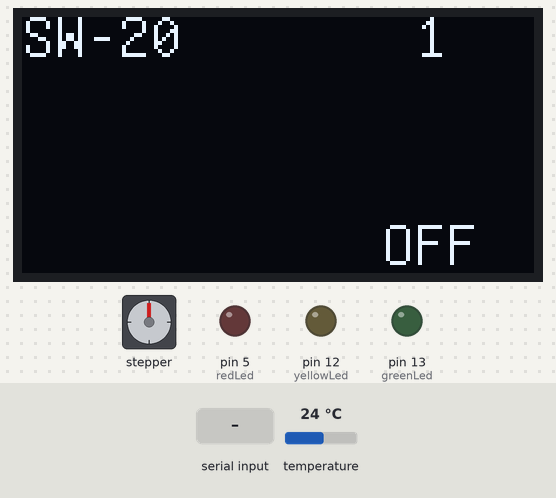
The sketch below on a simulated Arduino Uno, built with avr-gcc and run on an emulated ATmega328P. Shown: stepper motor, 128×64 one-colour display, output pins drawn as LEDs (lit = HIGH). Wiring (inferred from the names in the program): stepper motor driver (200 steps per turn assumed): step pin 7; direction pin 6. Inputs (shaded band) come from the test bench; at power-on: temperature 24 °C. What the sketch prints to the serial monitor is not drawn.

Above: at 0.7 s.
At 1.7 s:
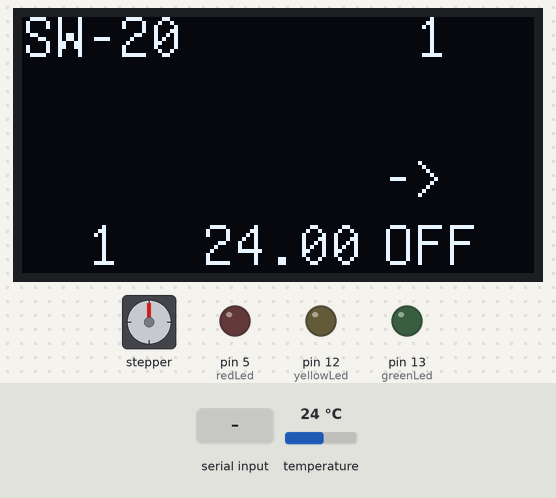
1.8 s: "1\n" received over Serial
At 4.5 s:
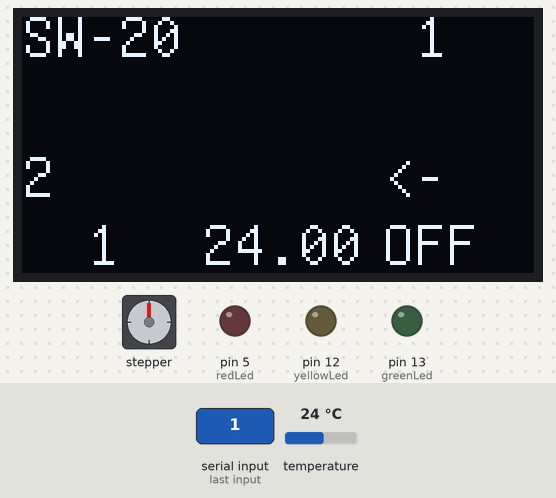
At 10.4 s:
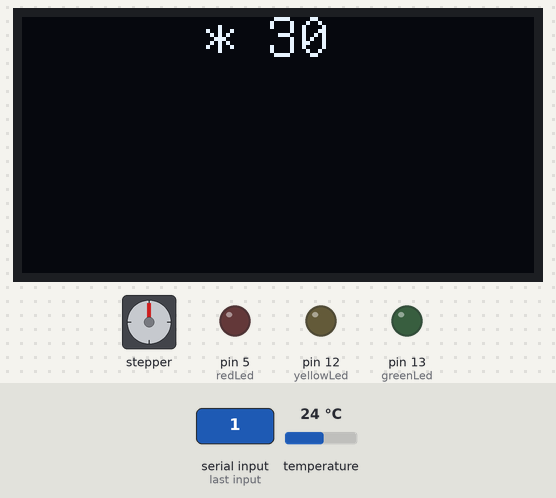
Timing chart, 0 to 11.9 s (numbered marks = the images above; inputs shaded):
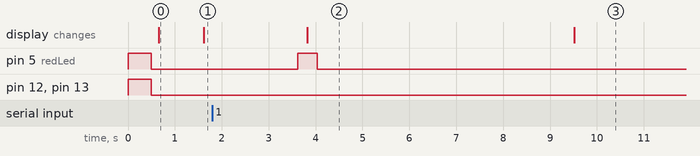

The sketch:

SW-20-stepper-temperature.ino
```cpp
//==================================================
// SW-20-stepper-temperature.ino
// 2016-07-29
//==================================================
int g_app_id = 20;
//==================================================
// Configuration
//==================================================
int g_debug               = 0;
int g_device_delay        = 30;
const char* g_clientName = "SW-20";
const char* g_name = "test-stepper-temp";
//==================================================
#define NFLOAT 2  // No of decimals i float
#define SIDN  4   // No of SIDs
#define SID1 1
#define SID2 2
#define SID3 3
#define SID4 4
#define SID5 905
#define SID6 906
#define SID7 907
#define SID8 908

#define greenLed  13
#define yellowLed 12
#define redLed     5

int g_online = 0;
//==================================================
// Arduino states
#define MAX_SID 4
#define MAX_ORDERS 100
int g_sids[5] = {SIDN,SID1,SID2,SID3,SID4};


// Arduino-RPi protocol
#define NABTON_DATA     1
// Arduino Control Protocol
#define ON_STEPPER_DIR   4
#define ON_STEPPER_STEPS 5
#define ON_STEPPER_SPEED 6

//=================================================
//
// D0 RX used for serial communication to server (Raspberry Pi)
// D1 TX used for serial communication to server (Raspberry Pi)
// D2
// D3 Status Pin - Serial data received
// D4 IR Data
// D5 Status Pin - Serial data sent
// D6 DIR Stepper
// D7 STEP Stepper
// D8 SLEEP Stepper
// D9 One Wire Data
// D10  RX Bluetooth device
// D11  TX Bluetooth device
// D12
// D13
//
// A0
// A1
// A2
// A3
// A4 SDA I2C OLED
// A5 SCL I2C OLED

// MEGA
// D20 SDA I2C OLED
// D21 SCL I2C OLED
//=================================================
//==================================================
// Nabton Client Application Configuration
//==================================================
#include <OneWire.h>
#include <DallasTemperature.h>
//#include <SoftwareSerial.h>
#include <U8glib.h>

//=================================================
// One Wire
//=================================================

#define ONE_WIRE_BUS 9
#define TEMPERATURE_PRECISION 12
OneWire oneWire(ONE_WIRE_BUS);
DallasTemperature sensors(&oneWire);
DeviceAddress device[MAX_SID];
int nsensors = 0;
//==================================================
// Stepper Motor
//==================================================
int DIR   = 6;
int STEP  = 7;
int SLEEP = 8;
//==================================================
// OLED I2C
//==================================================

//U8GLIB_SSD1306_128X64 u8g(13, 11, 10, 9);// SW SPI protocol(4 pins): SCK = 13, MOSI = 11, CS = 10, A0 = 9
//U8GLIB_SSD1306_128X64 u8g(U8G_I2C_OPT_NONE); // Small display I2C protocol (2 pins)
U8GLIB_SH1106_128X64 u8g(U8G_I2C_OPT_NONE); // Large display
char dl[4][16],dm[4][16],dr[4][16];
//=================================================
void NB_oledDraw()
//=================================================
{
 u8g.firstPage();
  do {
        draw();
  } while( u8g.nextPage() );
}
//================================================
void stepCW(int steps,int dd)
//================================================
{
  int i;
  digitalWrite(DIR, LOW);
  digitalWrite(SLEEP, HIGH); // Set the Sleep mode to AWAKE.
  for(i=0;i<=steps;i++)
    {
      delayMicroseconds(200);
      digitalWrite(STEP, HIGH);
      //delay(dd);
      digitalWrite(STEP, LOW);
      delay(dd);
    }
  digitalWrite(DIR, LOW);
  digitalWrite(SLEEP, LOW); // Set the Sleep mode to SLEEP.
}

//================================================
void stepCCW(int steps,int dd)
//================================================
{
  int i;
  digitalWrite(DIR, HIGH);
  digitalWrite(SLEEP, HIGH); // Set the Sleep mode to AWAKE.
  for(i=0;i<=steps;i++)
    {
      delayMicroseconds(200);
      digitalWrite(STEP, HIGH);
      //delay(dd);
      digitalWrite(STEP, LOW);
      delay(dd);
    }
  digitalWrite(DIR, LOW);
  digitalWrite(SLEEP, LOW); // Set the Sleep mode to SLEEP.
}
//=================================================
void draw()
//=================================================
{
  // Horizontal pixels: 0 - 120
  // Vertical pixels: 0 - 63
  //u8g.setFont(u8g_font_6x10);
  u8g.setFont(u8g_font_unifont);
  //u8g.setFont(u8g_font_osb21);

  u8g.drawStr( 0, 10, dl[1]);
  u8g.drawStr( 0, 27, dl[2]);
  u8g.drawStr( 0, 45, dl[3]);
  u8g.drawStr( 0, 62, dl[4]);

  u8g.drawStr( 45, 10, dm[1]);
  u8g.drawStr( 45, 27, dm[2]);
  u8g.drawStr( 45, 45, dm[3]);
  u8g.drawStr( 45, 62, dm[4]);

  u8g.drawStr( 90, 10, dr[1]);
  u8g.drawStr( 90, 27, dr[2]);
  u8g.drawStr( 90, 45, dr[3]);
  u8g.drawStr( 90, 62, dr[4]);

}
//=================================================
void blinkLed(int led,int number, int onTime)
//=================================================
{
  int i;
  for(i=0;i<number;i++)
  {
    digitalWrite(led,HIGH);
    delay(onTime);
    digitalWrite(led,LOW);
    delay(onTime);
  }
}

//=================================================
void NB_serialFlush()
//=================================================
{
  while(Serial.available() > 0) {
    char t = Serial.read();
  }
}

//=================================================
int NB_sendToGwy(int mid, int sid, float data, int other)
//=================================================
{
  int ixSid = 0,i,negative=0;
  char msg1[100],msg2[50],checksum[20];
     strcpy(msg1," ");
     strcpy(msg2," ");
     digitalWrite(greenLed,HIGH);
     // Mandatory part of message
     sprintf(msg1,"?name=%s&appid=%d&mid=%d&nsid=%d&sid1=%d",g_name,g_app_id,mid,1,sid);
if(g_debug==1){Serial.print("data:");Serial.println(data);}
     if(mid == NABTON_DATA)
     {
       negative = 0;
       if(data < 0.0)
       {
          negative = 1;
          data = data*(-1.0);
       }
       // Get non-decimal part
       int part1 = floor(data);
if(g_debug==1){Serial.print("part1:");Serial.println(part1);}
       // Get decimalpart
       float ftemp = (data - part1);
       for(i=1;i<=NFLOAT;i++)ftemp=ftemp*10;
if(g_debug==1){Serial.print("ftemp:");Serial.println(ftemp);}
       int part2 = round(ftemp);
if(g_debug==1){Serial.print("part2:");Serial.println(part2);}
       // if negative
       if(negative == 0)
       {
         if(part2 < 10)
           sprintf(msg2,"&dat1=%d.0%d",part1,part2);
         else
           sprintf(msg2,"&dat1=%d.%d",part1,part2);
       }
       if(negative == 1)
       {
         if(part2 < 10)
           sprintf(msg2,"&dat1=-%d.0%d",part1,part2);
         else
           sprintf(msg2,"&dat1=-%d.%d",part1,part2);
       }
       strcat(msg1,msg2);
     }

     // Create checksum
     sprintf(checksum,": %d",strlen(msg1));
     strcat(msg1,checksum);

     // Send meassage
     Serial.println(msg1);
     digitalWrite(greenLed,LOW);
    return(other);
}
//=================================================
void recSerial()
//=================================================
{
  int i,k=0,ttemp,nx=0,nm=0;
  nx = Serial.available();
  char nbbuff[50],cmd1[32],cmd2[32];
  int mid, sid,error=0;
  int dir,steps,vel;
  char rv[20];

  if (nx > 0)
  {
     g_online = 1;
     digitalWrite(redLed,HIGH);
     Serial.readBytes(nbbuff,nx);
     sscanf(nbbuff,"%d",&sid);
     sprintf(dl[3],"%d",nx);
     if(sid == SID1) // Check if control sid correct
     {
       if(strstr(nbbuff,"DELAY") != NULL)
       {
          strcpy(dr[3],"DLY");
          sscanf(nbbuff,"%d %s %s %s %d %d %d",&sid,rv,cmd1,cmd2,&g_device_delay);
          sprintf(dr[2],"%d",g_device_delay);
       }
       NB_oledDraw();
       if(strstr(nbbuff,"NBC_STEPPER_CTRL") != NULL)
       {
          strcpy(dl[3],"SCL");
          sscanf(nbbuff,"%d %s %s %s %d %d %d",&sid,rv,cmd1,cmd2,&dir,&steps,&vel);
          if(dir != 1 && dir != 2)
          {
            sprintf(dl[2],"%d",dir);
            error = 1;
          }
          if(steps < 1 || steps > 1000)
          {
            sprintf(dm[2],"%d",steps);
            error = 1;
          }
          if(vel < 1 || vel > 100)
          {
            sprintf(dr[2],"%d",vel);
            error = 1;
          }
          if(error == 0)
          {
            sprintf(dm[3],"%d",dir);
            if(dir==1)strcpy(dr[3],"STP>");
            if(dir==2)strcpy(dr[3],"STP<");
            NB_oledDraw();
            delay(1000);
            if(dir == 1) stepCW(steps,vel);
            if(dir == 2) stepCCW(steps,vel);
            strcpy(dr[3]," ");
          }
        }
        NB_oledDraw();
     }
     digitalWrite(redLed,LOW);
  }
  else
         g_online = 0;

  NB_oledDraw();
}

//=================================================
void clearOled()
//=================================================
{
  int i;
  for(i=1;i<=4;i++)
  {
    strcpy(dl[i]," ");
    strcpy(dm[i]," ");
    strcpy(dr[i]," ");
  }
}

//=================================================
void setup()
//=================================================
{
  int i;
  float tempC;
  String str;
  Serial.begin(9600);
  NB_serialFlush();
  pinMode(greenLed,          OUTPUT);
  pinMode(redLed,            OUTPUT);
  pinMode(yellowLed,         OUTPUT);

  digitalWrite(greenLed,  HIGH); //Device ON
  digitalWrite(redLed,    HIGH); //Message received
  digitalWrite(yellowLed, HIGH); //Message sent
  delay(500);
  digitalWrite(greenLed,  LOW); //Device ON
  digitalWrite(redLed,    LOW); //Message received
  digitalWrite(yellowLed, LOW); //Message sent

  pinMode(DIR, OUTPUT);
  pinMode(STEP, OUTPUT);
  pinMode(SLEEP, OUTPUT);
  digitalWrite(DIR, LOW);
  digitalWrite(STEP, LOW);
  digitalWrite(SLEEP, LOW);
  // OLED
//=================================================

  if ( u8g.getMode() == U8G_MODE_R3G3B2 ) {
    u8g.setColorIndex(255);     // white
  }
  else if ( u8g.getMode() == U8G_MODE_GRAY2BIT ) {
    u8g.setColorIndex(3);         // max intensity
  }
  else if ( u8g.getMode() == U8G_MODE_BW ) {
    u8g.setColorIndex(1);         // pixel on
  }
  else if ( u8g.getMode() == U8G_MODE_HICOLOR ) {
    u8g.setHiColorByRGB(255,255,255);
  }
  clearOled();
// One Wire
//=================================================

  sensors.begin();
  nsensors = sensors.getDeviceCount();

  if(nsensors > 0)
  {
    for(i=0;i<nsensors;i++)
    {
      sensors.getAddress(device[i], i);
      sensors.setResolution(device[i], TEMPERATURE_PRECISION);
    }
  }

  g_sids[1] = SID1;
  g_sids[2] = SID2;
  g_sids[3] = SID3;
  g_sids[4] = SID4;

}

int tp = 0;
//=================================================
void loop()
//=================================================
{
  int i;
  float tempC;
  String str;
  tp++;
  if(tp > 4)tp = 1;
  sprintf(dr[1],"%2d",nsensors);
  strcpy(dl[1],g_clientName);
  strcpy(dm[2],"    ");
  strcpy(dl[3]," ");
  strcpy(dm[3]," ");
  strcpy(dr[3]," ");
  if(g_online == 0)strcpy(dr[4],"OFF");
  if(g_online == 1)strcpy(dr[4]," ON");
  NB_oledDraw();

    sensors.requestTemperatures();
    for(i=0;i<nsensors;i++)
    {
      sprintf(dl[4],"%3d",g_sids[i+1]);
      tempC = sensors.getTempCByIndex(i);
      dtostrf(tempC,5, NFLOAT, dm[4]);
      if(tempC != -127)i = NB_sendToGwy(NABTON_DATA,g_sids[i+1],tempC,i);
      strcpy(dr[3],"->");
      NB_oledDraw();
      delay(2000);
      strcpy(dr[3],"<-");
      recSerial();
      NB_oledDraw();
      strcpy(dr[3],"  ");
    }
    delay(5000);
    clearOled();
    if(g_online == 0)sprintf(dm[tp],"! %2d",g_device_delay);
    if(g_online == 1)sprintf(dm[tp],"* %2d",g_device_delay);
    NB_oledDraw();
    delay(g_device_delay*1000); // delay in steps of seconds
}
// End of file
```

nabton_arduino_device.c
```cpp
void nb_send()
{
}

void nb_rec()
{

}


setup()
{
  // Connect to Nabton Device Server


  // receive pinMode settings


}

loop()
{
  // Send status of all digitalpins
  // analog values for all analog inputs
}
```

Measured:
- after the input at 1.8 s, pin 5 (redLed): LOW → HIGH after 1.8 s, → LOW 0.41 s later
- what the display in image 0 shows lasts 0.9 s, from 0.7 s to 1.6 s
- what the display in image 2 shows lasts 5.7 s, from 3.8 s to 9.5 s
